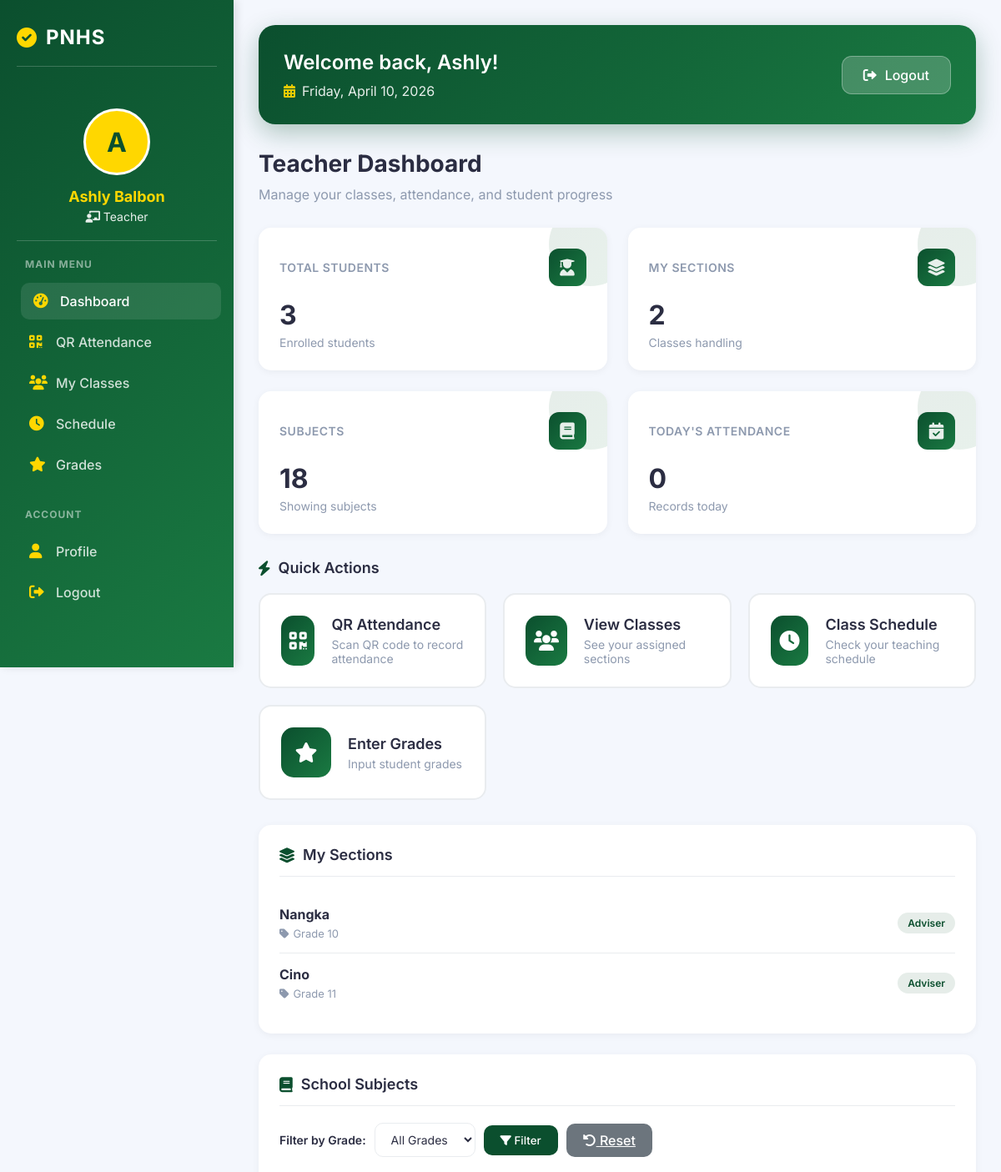
Page /teacher/dashboard.php (signed in, upper part) on the earlier database version.
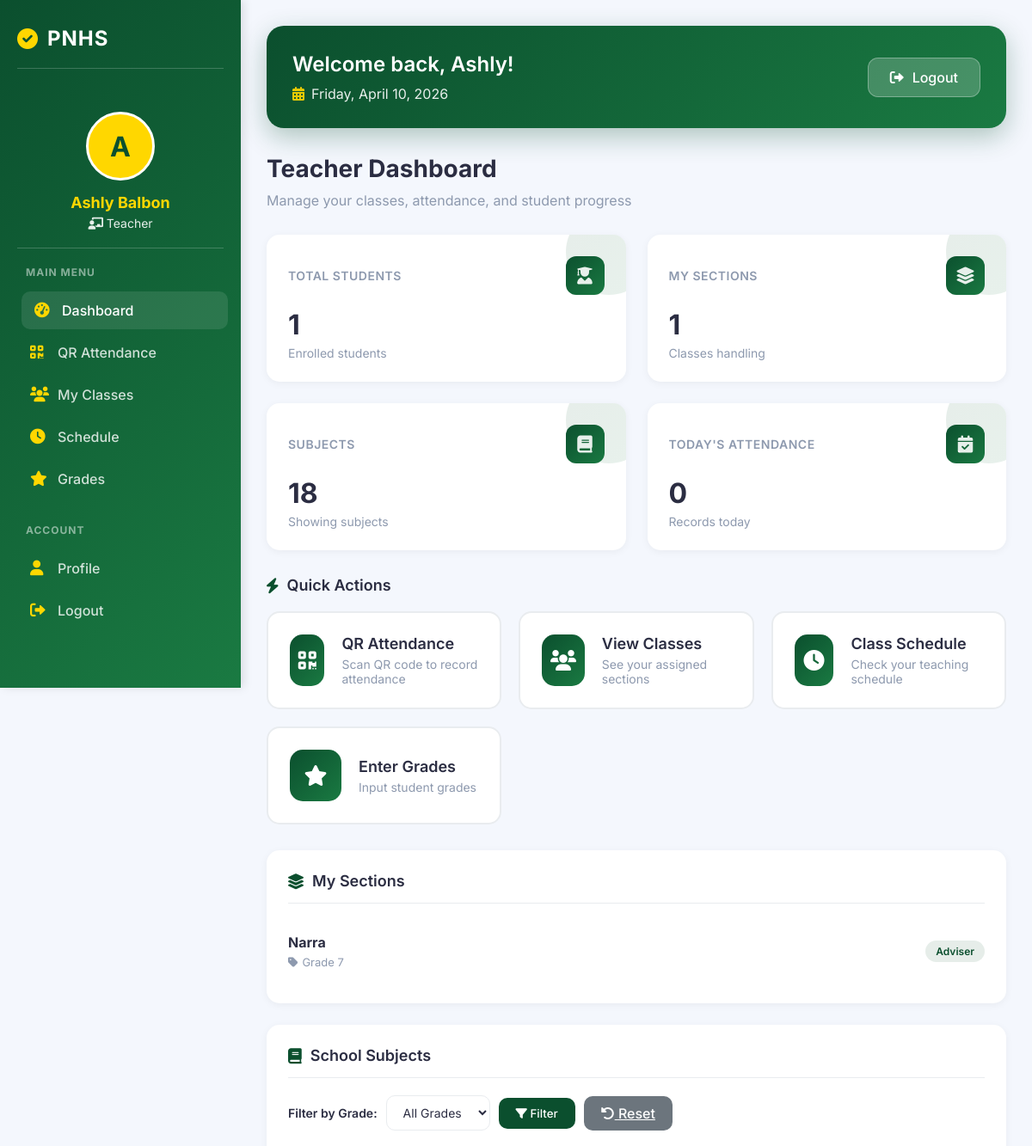
Same page on the later database version.
### tables this page shows
CREATE TABLE `sections` (
  `id` int(11) NOT NULL,
  `section_name` varchar(50) DEFAULT NULL,
  `grade_id` int(11) DEFAULT NULL,
  `adviser_id` int(11) DEFAULT NULL
);

CREATE TABLE `grade_levels` (
  `id` int(11) NOT NULL,
  `grade_name` varchar(20) DEFAULT NULL
);

### teacher/dashboard.php (the view, shortened to what the changed rows need)
<?php
include("../config/database.php");
$teacher_id = $_SESSION['user']['id'];
$teacher_name = $_SESSION['user']['fullname'];
$sections_query = $conn->prepare("
    SELECT s.*, g.grade_name
    FROM sections s
    JOIN grade_levels g ON s.grade_id = g.id
    WHERE s.adviser_id = ?
");
$sections_query->execute([$teacher_id]);
$sections = $sections_query->fetchAll(PDO::FETCH_ASSOC);
$total_students = 0;
if(count($sections) > 0) {
    foreach($sections as $section) {
        $student_count_stmt = $conn->prepare("
            SELECT COUNT(*) as count
            FROM enrollments e
            JOIN users u ON e.student_id = u.id
            WHERE e.grade_id = ?
            AND e.status = 'Enrolled'
        ");
        $student_count_stmt->execute([$section['grade_id']]);
        $student_count = $student_count_stmt->fetch(PDO::FETCH_ASSOC)['count'];
        $total_students += $student_count;
    }
}
?>
<!DOCTYPE html>
<html lang="en">
<head>
    <link rel="stylesheet" href="https://cdnjs.cloudflare.com/ajax/libs/font-awesome/6.0.0/css/all.min.css">
</head>
<body>
    <div class="app-container">
        <div class="sidebar">
            <h2>
                <i class="fas fa-check-circle"></i>
                <span>PNHS</span>
            </h2>
        </div>
        <div class="main-content">
            <div class="welcome-card">
                <div class="welcome-text">
                    <h2>Welcome back, <?php echo htmlspecialchars(explode(' ', $teacher_name)[0]); ?>!</h2>
                </div>
            </div>
            <div class="dashboard-header">
                <h1>Teacher Dashboard</h1>
            </div>
            <div class="stats-container">
                <div class="stat-card">
                    <div class="stat-header">
                        <h3>Total Students</h3>
                        <div class="stat-icon">
                        </div>
                    </div>
                    <div class="stat-number"><?php echo $total_students; ?></div>
                    <div class="stat-label">Enrolled students</div>
                </div>
                <div class="stat-card">
                    <div class="stat-header">
                        <h3>My Sections</h3>
                        <div class="stat-icon">
                        </div>
                    </div>
                    <div class="stat-number"><?php echo count($sections); ?></div>
                    <div class="stat-label">Classes handling</div>
                </div>
            </div>
            <div class="info-grid">
                <div class="info-card">
                    <?php if(count($sections) > 0): ?>
                        <ul class="section-list">
                            <?php foreach($sections as $section): ?>
                                <li class="section-item">
                                    <div class="section-info">
                                        <h4><?php echo htmlspecialchars($section['section_name']); ?></h4>
                                        <p><i class="fas fa-tag"></i> <?php echo htmlspecialchars($section['grade_name']); ?></p>
                                    </div>
                                    <span class="badge">Adviser</span>
                                </li>
                            <?php endforeach; ?>
                        </ul>
                    <?php endif; ?>
                </div>
            </div>
        </div>
    </div>
</body>
</html>

Differences in the rows shown:
removed sections: section_name "Nangka", grade.grade_name "Grade 10"
removed sections: section_name "Cino", grade.grade_name "Grade 11"
added sections: section_name "Narra", grade.grade_name "Grade 7"
Other differences:
$total_students: "3" → "1"
count($sections): "2" → "1"
